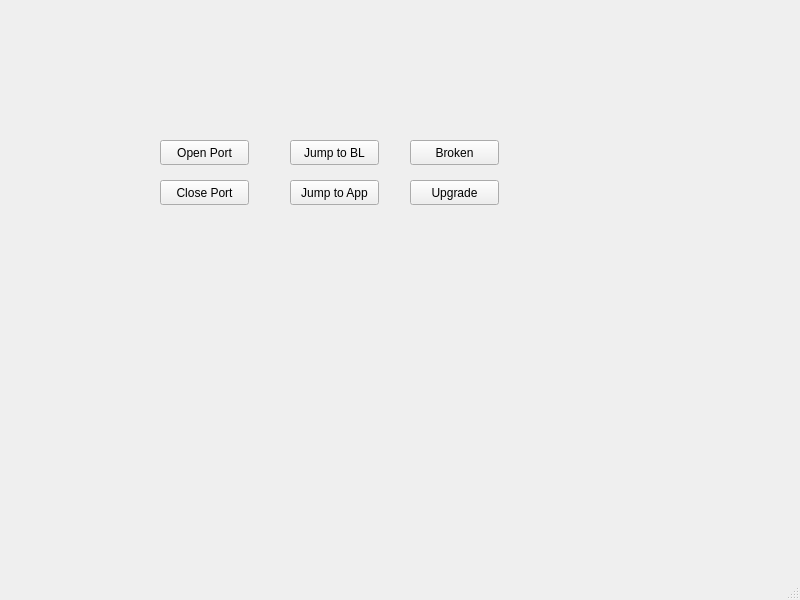
<?xml version="1.0" encoding="UTF-8"?>
<ui version="4.0">
 <class>MainWindow</class>
 <widget class="QMainWindow" name="MainWindow">
  <property name="geometry">
   <rect>
    <x>0</x>
    <y>0</y>
    <width>800</width>
    <height>600</height>
   </rect>
  </property>
  <property name="windowTitle">
   <string>MainWindow</string>
  </property>
  <widget class="QWidget" name="centralwidget">
   <widget class="QPushButton" name="pushButton">
    <property name="geometry">
     <rect>
      <x>160</x>
      <y>140</y>
      <width>89</width>
      <height>25</height>
     </rect>
    </property>
    <property name="text">
     <string>Open Port</string>
    </property>
   </widget>
   <widget class="QPushButton" name="pushButton_2">
    <property name="geometry">
     <rect>
      <x>290</x>
      <y>140</y>
      <width>89</width>
      <height>25</height>
     </rect>
    </property>
    <property name="text">
     <string>Jump to BL</string>
    </property>
   </widget>
   <widget class="QPushButton" name="pushButton_3">
    <property name="geometry">
     <rect>
      <x>160</x>
      <y>180</y>
      <width>89</width>
      <height>25</height>
     </rect>
    </property>
    <property name="text">
     <string>Close Port</string>
    </property>
   </widget>
   <widget class="QPushButton" name="pushButton_4">
    <property name="geometry">
     <rect>
      <x>290</x>
      <y>180</y>
      <width>89</width>
      <height>25</height>
     </rect>
    </property>
    <property name="text">
     <string>Jump to App</string>
    </property>
   </widget>
   <widget class="QPushButton" name="broken">
    <property name="geometry">
     <rect>
      <x>410</x>
      <y>140</y>
      <width>89</width>
      <height>25</height>
     </rect>
    </property>
    <property name="text">
     <string>Broken</string>
    </property>
   </widget>
   <widget class="QPushButton" name="Upgrade_push_button">
    <property name="geometry">
     <rect>
      <x>410</x>
      <y>180</y>
      <width>89</width>
      <height>25</height>
     </rect>
    </property>
    <property name="text">
     <string>Upgrade</string>
    </property>
   </widget>
  </widget>
  <widget class="QMenuBar" name="menubar">
   <property name="geometry">
    <rect>
     <x>0</x>
     <y>0</y>
     <width>800</width>
     <height>22</height>
    </rect>
   </property>
  </widget>
  <widget class="QStatusBar" name="statusbar"/>
 </widget>
 <resources/>
 <connections/>
</ui>
